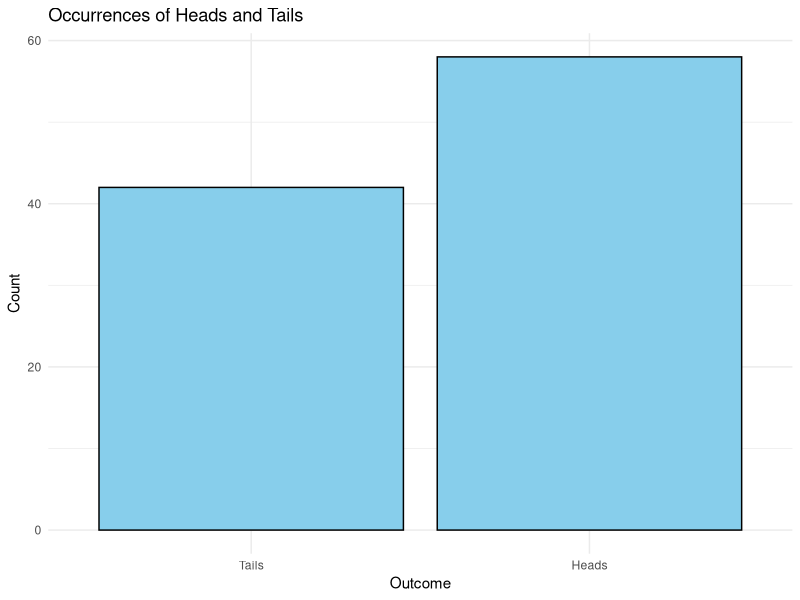

Recreate this plot in R.
## ---- chunk 1
toss_coin <- function() {
       coin <- 0:1
       sample(coin, size = 1, replace = TRUE)
   }
## ---- chunk 2
tosses <- replicate(10, toss_coin())
   tosses
## ---- chunk 3
# Load the ggplot2 package
library(ggplot2)

# Simulate 100 coin tosses
tosses <- replicate(100, sample(c(0, 1), size = 1, replace = TRUE))

# Create a data frame for plotting
tosses_df <- data.frame(
  Outcome = factor(tosses, levels = c(0, 1), labels = c("Tails", "Heads"))
)

# Plot the results using ggplot2
ggplot(tosses_df, aes(x = Outcome)) +
  geom_bar(fill = "skyblue", color = "black") +
  labs(
    title = "Occurrences of Heads and Tails",
    x = "Outcome",
    y = "Count"
  ) +
  theme_minimal()

## ---- chunk 4
set.seed(123)
tosses2 <- replicate(10000, toss_coin())
## ---- chunk 5

